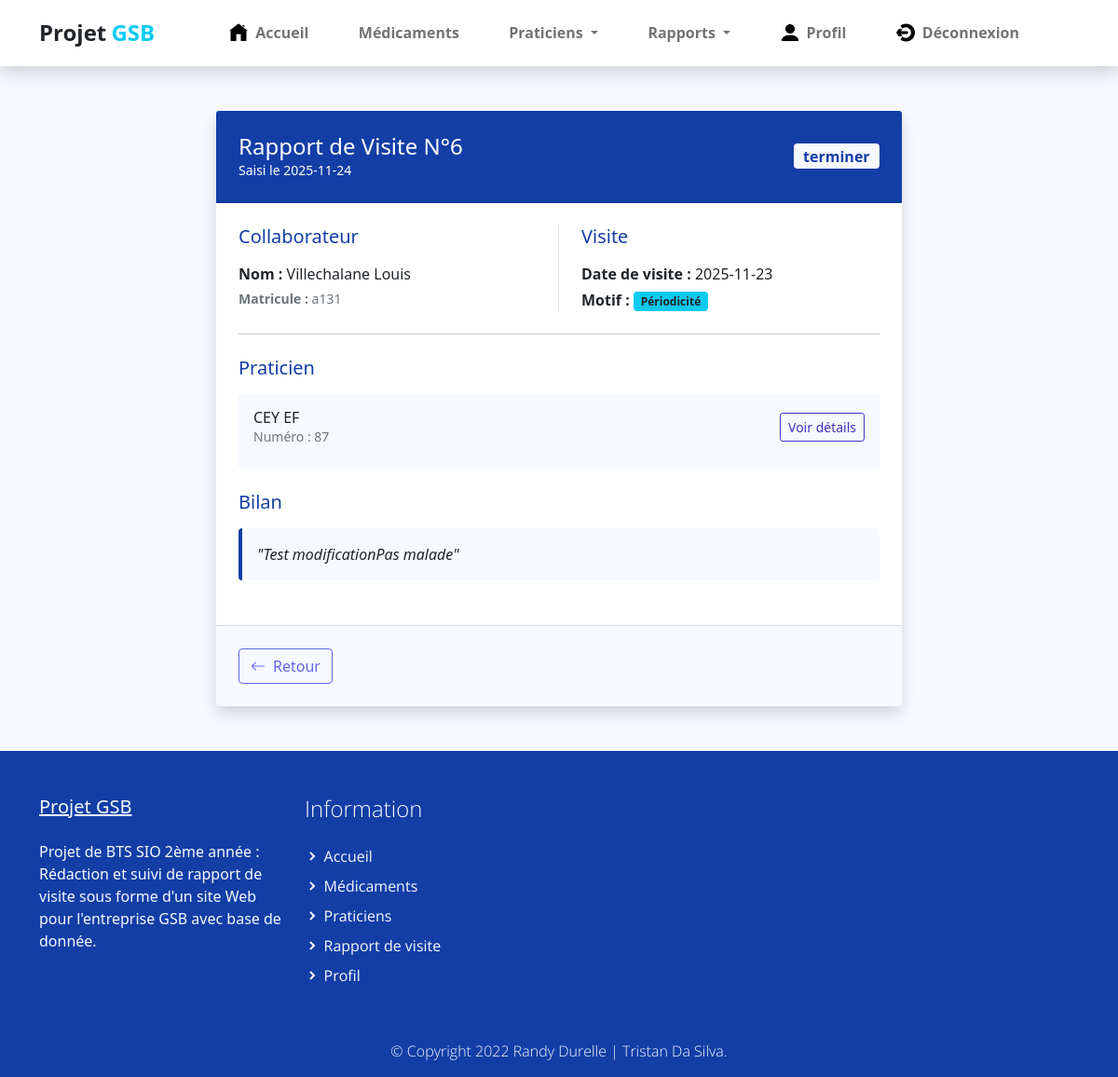
The page /index.php?uc=rapportvisite&action=afficherrapport&rapports=6&matricule=a131 (signed in) on the database its author committed.
### tables this page shows
CREATE TABLE IF NOT EXISTS `rapport_visite` (
  `COL_MATRICULE` varchar(10) NOT NULL,
  `RAP_NUM` int(11) NOT NULL,
  `RAP_DATEVISITE` date DEFAULT NULL,
  `RAP_BILAN` varchar(255) DEFAULT NULL,
  `RAP_MOTIF_AUTRE` varchar(50) DEFAULT NULL,
  `RAP_AUTRE` varchar(90) DEFAULT NULL,
  `RAP_DATESAISIE` date NOT NULL,
  `ET_CODE` int(11) DEFAULT 1,
  `PRA_NUM` int(11) NOT NULL,
  `MO_Code` int(11) DEFAULT NULL,
  `PRA_NUM_REMPLACANT` int(11) DEFAULT NULL,
  `MED_DEPOTLEGAL_PRESENTER1` varchar(10) DEFAULT NULL,
  `MED_DEPOTLEGAL_PRESENTER2` varchar(10) DEFAULT NULL,
  PRIMARY KEY (`COL_MATRICULE`,`RAP_NUM`),
  KEY `rapport_visite_praticien2_FK` (`PRA_NUM`),
  KEY `rapport_visite_etat_FK` (`ET_CODE`),
  KEY `rapport_visite_motif_FK` (`MO_Code`),
  KEY `rapport_visite_remplaceur_FK` (`PRA_NUM_REMPLACANT`),
  KEY `rapport_visite_med1_FK` (`MED_DEPOTLEGAL_PRESENTER1`),
  KEY `rapport_visite_med2_FK` (`MED_DEPOTLEGAL_PRESENTER2`)
);

CREATE TABLE IF NOT EXISTS `etat` (
  `etat_code` int(5) NOT NULL,
  `etat_libelle` varchar(50) NOT NULL,
  PRIMARY KEY (`etat_code`)
);

CREATE TABLE IF NOT EXISTS `collaborateur` (
  `COL_MATRICULE` varchar(10) NOT NULL,
  `HAB_id` int(11) DEFAULT NULL,
  `COL_NOM` varchar(255) DEFAULT NULL,
  `COL_PRENOM` varchar(255) DEFAULT NULL,
  `COL_ADRESSE` varchar(255) DEFAULT NULL,
  `COL_CP` varchar(255) DEFAULT NULL,
  `COL_VILLE` varchar(255) DEFAULT NULL,
  `COL_DATEEMBAUCHE` varchar(255) DEFAULT NULL,
  `SEC_CODE` varchar(1) DEFAULT NULL,
  `REG_CODE` varchar(2) DEFAULT NULL,
  PRIMARY KEY (`COL_MATRICULE`),
  KEY `visiteur_secteur0_FK` (`SEC_CODE`),
  KEY `visiteur_region1_FK` (`REG_CODE`),
  KEY `collaborateur_habilitation_FK` (`HAB_id`)
);

CREATE TABLE IF NOT EXISTS `praticien` (
  `PRA_NUM` int(11) NOT NULL,
  `PRA_PRENOM` varchar(30) DEFAULT NULL,
  `PRA_NOM` varchar(30) DEFAULT NULL,
  `PRA_ADRESSE` varchar(50) DEFAULT NULL,
  `PRA_CP` varchar(5) DEFAULT NULL,
  `PRA_VILLE` varchar(25) DEFAULT NULL,
  `PRA_COEFNOTORIETE` float DEFAULT NULL,
  `PRA_COEFCONFIANCE` float DEFAULT 0.5,
  `TYP_CODE` varchar(3) NOT NULL,
  PRIMARY KEY (`PRA_NUM`),
  KEY `praticien_type_praticien0_FK` (`TYP_CODE`)
);

### modele/rapport.modele.inc.php (called while the page is built, shortened)
<?php
function getInfosRapport($rapNum, $matricule)
{
    try {
        $monPdo = connexionPDO();
        $req = "
    SELECT
  r.COL_MATRICULE AS matriculepraticien,
  c.COL_NOM AS nomcollaborateur,
  c.COL_PRENOM AS prenomcollaborateur,
  r.RAP_NUM AS rapportnum,
  r.RAP_DATEVISITE AS datevisite,
  CASE
    WHEN r.RAP_MOTIF_AUTRE IS NOT NULL AND r.RAP_MOTIF_AUTRE <> ''
      THEN r.RAP_MOTIF_AUTRE
    ELSE m.MO_LIBELLE
  END AS motif,
  r.RAP_BILAN AS bilan,
  r.RAP_DATESAISIE AS datesaisie,
  r.PRA_NUM AS numpraticien,
  p.PRA_NOM AS nompraticien,
  p.PRA_PRENOM AS prenompraticien,
  pr.PRA_NUM AS numremplacant,
  pr.PRA_NOM AS nomremplacant,
  pr.PRA_PRENOM AS prenomremplacant,
  md1.MED_DEPOTLEGAL AS medocpresenter1,
  md1.MED_NOMCOMMERCIAL AS medocnom1,
  md2.MED_DEPOTLEGAL AS medocpresenter2,
  md2.MED_NOMCOMMERCIAL AS medocnom2,
  e.ETAT_LIBELLE AS etatrapport,
  r.ET_CODE AS etatcode
FROM rapport_visite r
LEFT JOIN collaborateur c ON r.COL_MATRICULE = c.COL_MATRICULE
LEFT JOIN etat e ON r.ET_CODE = e.ETAT_CODE
LEFT JOIN praticien p ON r.PRA_NUM = p.PRA_NUM
LEFT JOIN motif m ON r.MO_CODE = m.MO_CODE
LEFT JOIN praticien pr ON r.PRA_NUM_REMPLACANT = pr.PRA_NUM
LEFT JOIN medicament md1 ON r.MED_DEPOTLEGAL_PRESENTER1 = md1.MED_DEPOTLEGAL
LEFT JOIN medicament md2 ON r.MED_DEPOTLEGAL_PRESENTER2 = md2.MED_DEPOTLEGAL
WHERE r.RAP_NUM = :rapNum AND r.COL_MATRICULE = :matricule;";
        $res = $monPdo->prepare($req);
        $res->bindParam(':rapNum', $rapNum, PDO::PARAM_INT);
        $res->bindParam(':matricule', $matricule, PDO::PARAM_STR);
        $res->execute();
        $fetch = $res->fetch(PDO::FETCH_ASSOC);
        $result = array_values($fetch);
        return $result;
    } catch (PDOException $e) {
        print "Erreur !: " . $e->getMessage();
        die();
    }
}
?>

### vues/v_afficherRapportDeVisite.php (the view, shortened to what this page needs)
<section class="bg-light py-5">
    <div class="container">
        <div class="row justify-content-center">
            <div class="col-lg-10 col-xl-8">
                <div class="card shadow border-0 rounded-3">
                    <div class="card-header text-white p-4 d-flex justify-content-between align-items-center"
                        style="background-color: #123ea6;">
                        <div>
                            <h2 class="h4 mb-0 text-white">Rapport de Visite
                                N°<?php echo htmlspecialchars($carac[3]); ?></h2>
                            <small class="opacity-75">Saisi le <?php echo htmlspecialchars($carac[7]); ?></small>
                        </div>
                        <span class="badge bg-light text-dark fs-6"
                            style="color: #123ea6 !important;"><?php echo htmlspecialchars($carac[18]); ?></span>
                    </div>
                    <div class="card-body p-4">
                        <div class="row mb-4">
                            <div class="col-md-6 border-end">
                                <h5 class="mb-3" style="color: #123ea6;">Collaborateur</h5>
                                <p class="mb-1"><strong>Nom :</strong>
                                    <?php echo htmlspecialchars($carac[1] . ' ' . $carac[2]); ?></p>
                                <p class="mb-0 text-muted small"><strong>Matricule :</strong>
                                    <?php echo htmlspecialchars($carac[0]); ?></p>
                            </div>
                            <div class="col-md-6 ps-md-4 mt-3 mt-md-0">
                                <h5 class="mb-3" style="color: #123ea6;">Visite</h5>
                                <p class="mb-1"><strong>Date de visite :</strong>
                                    <?php echo htmlspecialchars($carac[4]); ?></p>
                                <p class="mb-0"><strong>Motif :</strong> <span
                                        class="badge bg-info text-dark"><?php echo htmlspecialchars($carac[5]); ?></span>
                                </p>
                            </div>
                        </div>
                        <hr class="my-4">
                        <div class="row mb-4">
                            <div class="col-12">
                                <h5 class="mb-3" style="color: #123ea6;">Praticien</h5>
                                <div class="bg-light p-3 rounded">
                                    <div class="d-flex align-items-center mb-2">
                                        <div class="flex-grow-1">
                                            <h6 class="mb-0">
                                                <?php echo htmlspecialchars($carac[9] . ' ' . $carac[10]); ?>
                                            </h6>
                                            <small class="text-muted">Numéro :
                                                <?php echo htmlspecialchars($carac[8]); ?></small>
                                        </div>
                                        <a href="index.php?uc=praticien&action=afficherprat&praticien=<?php echo $carac[8]; ?>"
                                            class="btn btn-sm btn-outline-primary">Voir détails</a>
                                    </div>
                                </div>
                            </div>
                        </div>
                        <div class="mb-4">
                            <h5 class="mb-3" style="color: #123ea6;">Bilan</h5>
                            <div class="p-3 bg-light rounded border-start border-4"
                                style="border-color: #123ea6 !important;">
                                <p class="mb-0 fst-italic">"<?php echo nl2br(htmlspecialchars_decode($carac[6])); ?>"
                                </p>
                            </div>
                        </div>
                    </div>
                    <div class="card-footer bg-light p-4 d-flex justify-content-between">
                        <a href="index.php?uc=rapportvisite&action=voirrapport" class="btn btn-outline-secondary">
                            <i class="bi bi-arrow-left me-2"></i>Retour
                        </a>
                    </div>
                </div>
            </div>
        </div>
    </div>
</section>

### assets/css/gsb.css (style rules this page uses)
p, a { font-weight: 400; }

### assets/css/custom.css (style rules this page uses)
body, html { height: 100%; margin: 0; padding: 0; }
body { background: #f6f9fe !important; width: 100%; position: relative; display: table; }
.bg-light { background-color: #f6f9fe; }
.h1, .h2, .h3, h1, h2, h3 { color: var(--bs-primary); }

### rows shown on the page
rapport_visite: RAP_NUM "6", RAP_DATESAISIE "2025-11-24", ET_CODE.etat_libelle "terminer", COL_MATRICULE.COL_PRENOM "Villechalane Louis", COL_MATRICULE "a131", RAP_DATEVISITE "2025-11-23", PRA_NUM.PRA_PRENOM "CEY EF", PRA_NUM "87", RAP_BILAN "Test modificationPas malade"

### other values the page prints
$carac[5] "Périodicité"
